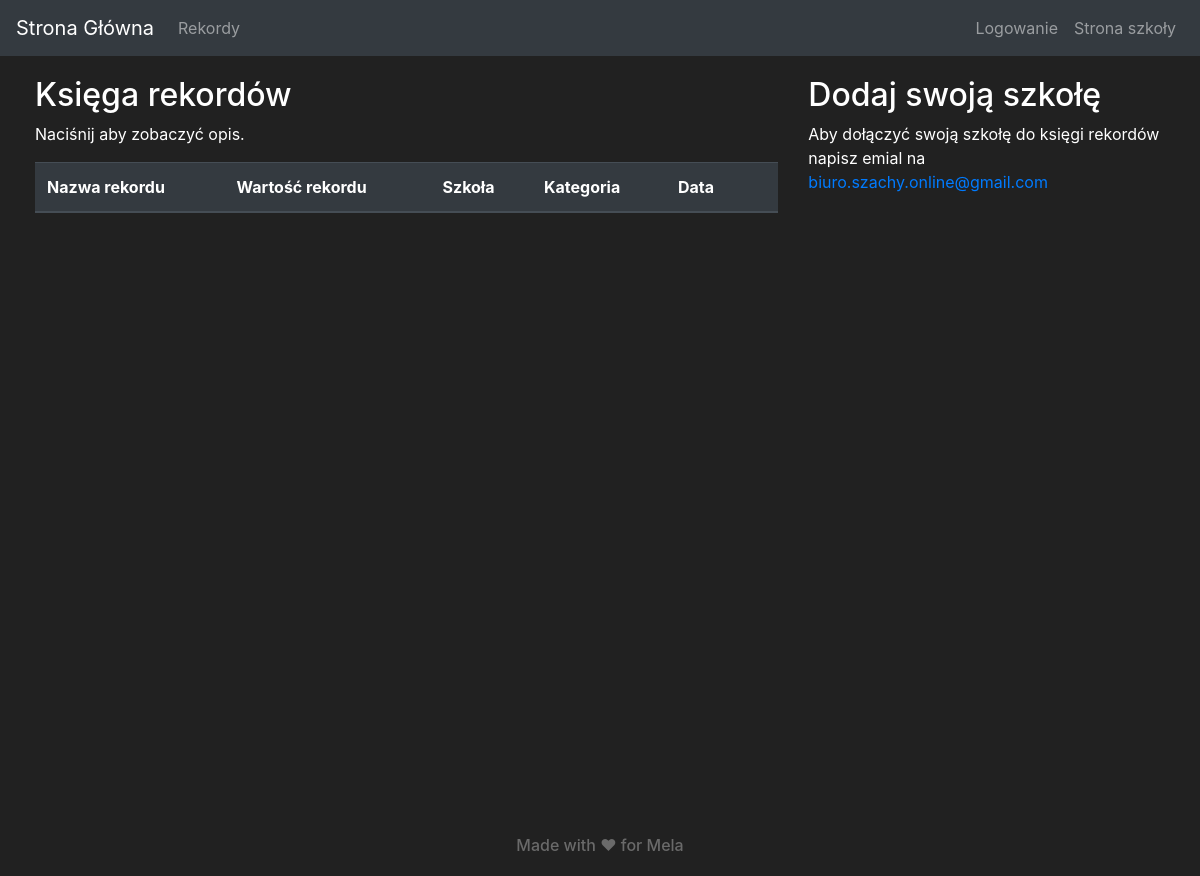
The page /achievement on the database as committed earlier.
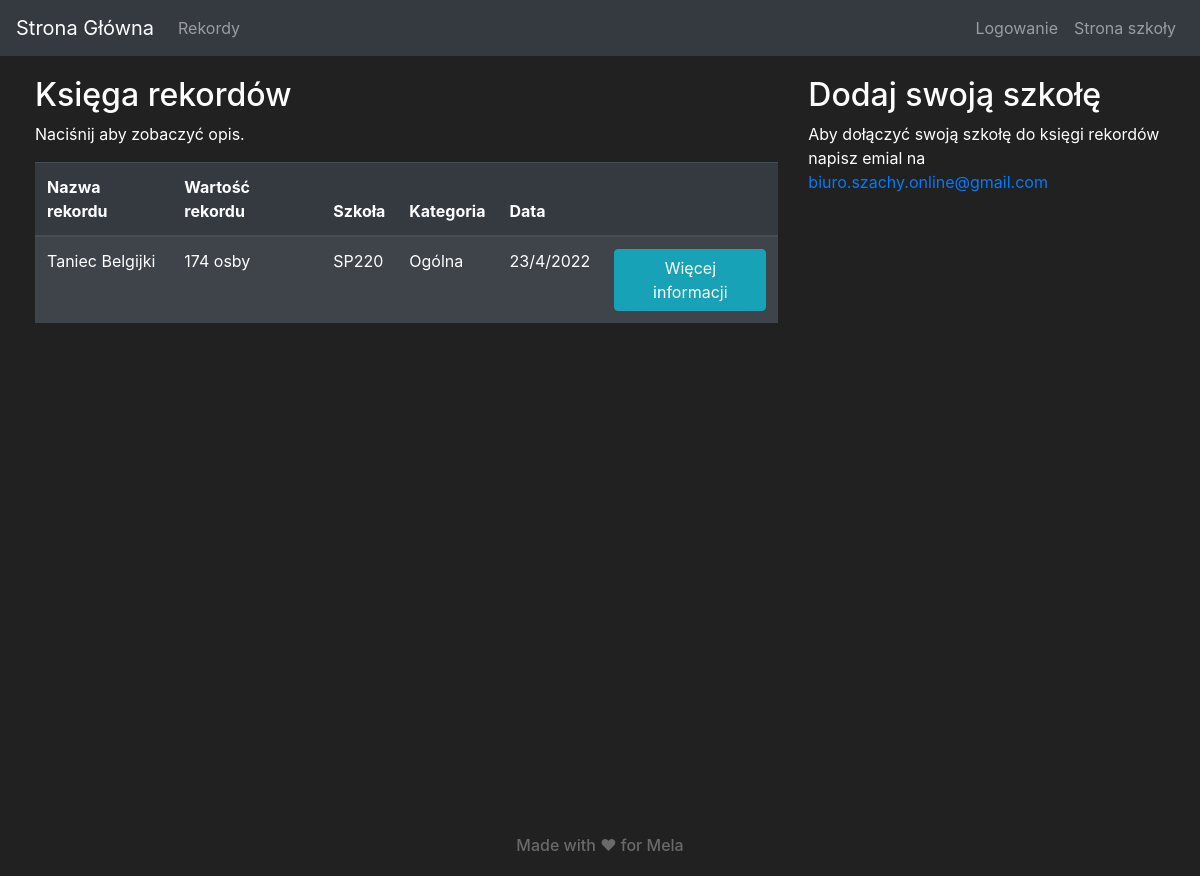
The same page on the database as committed later.
### market/models.py (models this page shows, shortened)
class Item(db.Model):
    id = db.Column(db.Integer(), primary_key=True)
    name = db.Column(db.String(length=30), nullable=False, unique=True)
    value = db.Column(db.String(), nullable=False)
    participants = db.Column(db.String(), nullable=False)
    school_name = db.Column(db.String(), db.ForeignKey('school.id'))
    category = db.Column(db.String(), nullable=False)
    date_of_do = db.Column(db.String())
    description = db.Column(db.String())
    link = db.Column(db.String())
    date_of_add = db.Column(db.String(), nullable=False)
    owner = db.Column(db.Integer(), db.ForeignKey('user.id'))

### market/routes.py (the view, shortened to what this page needs)
@app.route('/achievement', methods=['GET', 'POST'])
def achievement_page():
    form = AddForm()
    if request.method == "GET":
        items = Item.query.all()
        mail = "biuro.szachy.online@gmail.com"
        return render_template('achievement.html', items=items, mail=mail, current_user=current_user, form=form)

### market/templates/achievement.html (shortened to what this page needs)
{% extends 'base.html' %}
{% block content %}
    <div class="row" style="margin-left: 20px; margin-right: 20px; margin-top: 20px;">
        <div class="col-8">
            <h2>Księga rekordów</h2>
            <p>Naciśnij aby zobaczyć opis.</p>
            <table class="table table-hover table-dark table-striped">
                <thead>
                <tr>
                    <th scope="col">Nazwa rekordu</th>
                    <th scope="col">Wartość rekordu</th>
                    <th scope="col">Szkoła</th>
                    <th scope="col">Kategoria</th>
                    <th scope="col">Data</th>
                    <th scope="col"></th>
                </tr>
                </thead>
                <tbody>
                {% for item in items %}
                    <tr>
                        <td>{{ item.name }}</td>
                        <td>{{ item.value }}</td>
                        <td>{{ item.school_name }}</td>
                        <td>{{ item.category }}</td>
                        <td>{{ item.date_of_add }}</td>
                        <td>
                            <button class="btn btn-outline btn-info" data-toggle="modal"
                                    data-target="#Modal-MoreInfo-{{ item.id }}">Więcej informacji
                            </button>
                        </td>
                    </tr>
                {% endfor %}
                </tbody>
            </table>
        </div>
        <div class="col">
            {% if current_user.is_authenticated %}
                <div class="text-center" style="margin-right: 20px">
                    <form method="POST" class="form-register" style="color:white">
                        {{ form.hidden_tag() }}
                        <dev class="text-left">
                            <h1 class="h3 mb-3 font-weight-normal text-left">
                                Dodaj rekord
                                <h6 id="required">*Wymagane</h6>
                            </h1>
                        </dev>
                        <br>
                        <a id="required">{{ form.name.label() }} *</a>
                        {{ form.name(class="form-control", placeholder="Name") }}
                        <a id="required">{{ form.value.label() }} *</a>
                        {{ form.value(class="form-control", placeholder="Value") }}
                        {{ form.participants.label() }}
                        <dev class="row">
                            <div class="col-auto my-2">
                                {{ form.participants(class="form-control", placeholder="Uczestnicy") }}
                            </div>
                            <div class="col text-left" style="color: #6a6a6a">
                                <h6>Np.:</h6>
                                <em>'Filip Gołębowski;Kornel Szymczak;Anna Kurowska'</em>
                            </div>
                        </dev>
                        <a id="required">{{ form.school_name.label() }} *</a>
                        {{ form.school_name(class="form-control", placeholder="School Name") }}
                        <a id="required">{{ form.category.label() }} *</a>
                        {{ form.category(class="form-control", placeholder="Category") }}
                        <a id="required">{{ form.date_of_do_year.label() }} *</a>
                        <div class="row">
                            <dev class="col-6 form-row align-items-center center">
                                <div class="col-auto my-2">
                                    <div class="input-group">
                                        {{ form.date_of_do_year(class="form-control", placeholder="Rok") }}
                                        <div class="input-group-append">
                                            <div class="input-group-text">Rok</div>
                                        </div>
                                    </div>
                                    <div class="input-group">
                                        {{ form.date_of_do_month(class="form-control", placeholder="Miesiąc") }}
                                        <div class="input-group-append">
                                            <div class="input-group-text">Miesiąc</div>
                                        </div>
                                    </div>
                                    <div class="input-group">
                                        {{ form.date_of_do_day(class="form-control", placeholder="Dzień") }}
                                        <div class="input-group-append">
                                            <div class="input-group-text">Dzień</div>
                                        </div>
                                    </div>
                                </div>
                            </dev>
                            <div class="col-auto text-right" style="color: #6a6a6a">
                                <table>
                                    <thead>
                                    <tr>
                                        <th scope="col">Np.:</th>
                                        <th scope="col"></th>
                                        <th scope="col"></th>
                                    </tr>
                                    </thead>
                                    <tbody>
                                    <tr>
                                        <td><em>'2021'</em></td>
                                        <td>:</td>
                                        <td>Rok</td>
                                    </tr>
                                    <tr>
                                        <td><em>'6'</em></td>
                                        <td>:</td>
                                        <td>Miesiąc</td>
                                    </tr>
                                    <tr>
                                        <td><em>'30'</em></td>
                                        <td>:</td>
                                        <td>Dzień</td>
                                    </tr>
                                    </tbody>
                                </table>
                            </div>
                        </div>
                        <a>{{ form.description.label() }}</a>
                        <div class="input-group">
                            {{ form.description(id="textarea", type="textarea", class="form-control", placeholder="Description") }}
                        </div>
                        <a>{{ form.link.label() }}</a>
                        <div class="input-group mb-3">
                            <div class="input-group-prepend">
                                <span class="input-group-text" id="basic-addon3">https://</span>
                            </div>
                            {{ form.link(class="form-control", placeholder="Link") }}
                        </div>
                        <br>
                        {{ form.submit(class="btn btn-lg btn-block btn-success") }}
                    </form>
                </div>
            {% else %}
                <h2>Dodaj swoją szkołę</h2>
                <p>Aby dołączyć swoją szkołę
                    do księgi rekordów napisz emial na
                    <a href="mailto://{{ mail }}">{{ mail }}</a>
                </p>
            {% endif %}
        </div>
    </div>
{% endblock %}

### market/templates/base.html (shortened to what this page needs)
<!doctype html>
<html lang="pl-PL">
<head>
    <link rel="stylesheet" href="https://cdn.jsdelivr.net/npm/bootstrap@4.5.3/dist/css/bootstrap.min.css"
>
</head>
<body>
<nav class="navbar navbar-expand-md navbar-dark bg-dark">
    <a class="navbar-brand" href="{{ url_for('home_page') }}">Strona Główna</a>
    <div class="collapse navbar-collapse" id="navbarNav">
        <ul class="navbar-nav mr-auto">
            <li class="nav-item">
                <a class="nav-link" href="{{ url_for('achievement_page') }}">Rekordy</a>
            </li>
        </ul>
        {% if current_user.is_authenticated %}
            <ul class="navbar-nav">
                <li class="nav-item">
                    <a class="nav-link">Witaj, {{ current_user.username }}</a>
                </li>
            </ul>
            <ul class="navbar-nav">
                <li class="nav-item">
                    <a class="nav-link" href="{{ url_for('logout_page') }}">Wyloguj</a>
                </li>
            </ul>
        {% else %}
            <ul class="navbar-nav">
                <li class="nav-item">
                    <a class="nav-link" href="{{ url_for('login_page') }}">Logowanie</a>
                </li>
            </ul>
        {% endif %}
        <ul class="navbar-nav">
            <li class="nav-item">
                <a class="nav-link" href="https://sp220.pl">Strona szkoły</a>
            </li>
        </ul>
    </div>
</nav>
<div id="page-container">
    <div id="content-wrap">
        {% block content %}
        {% endblock %}
    </div>
    <footer id="footer">
        <div class="text-center position-relative overflow-hidden">
            <h6>Made with ❤ for Mela</h6>
        </div>
    </footer>
</div>
</body>
</html>

### market/templates/base.html (style rules this page uses)
body { background-color: #212121; color: white }
#footer { padding: 10px 10px 0px 10px; bottom: 0px; height: 50px; width: 100%; color: #6a6a6a; position: absolute; }
#page-container { position: relative; min-height: 100vh; }
#content-wrap { padding-bottom: 2.5rem; }

Rows that differ between the two databases and show on the page:
added Item: name "Taniec Belgijki", value "174 osby", school_name "SP220", category "Ogólna", date_of_add "23/4/2022"
